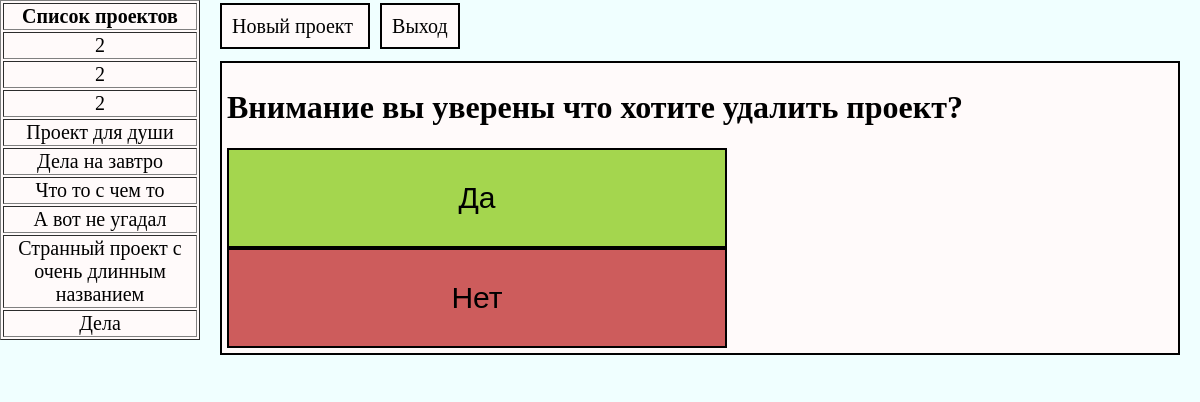
The app's page /prodject/4/del_project (signed in), older data.
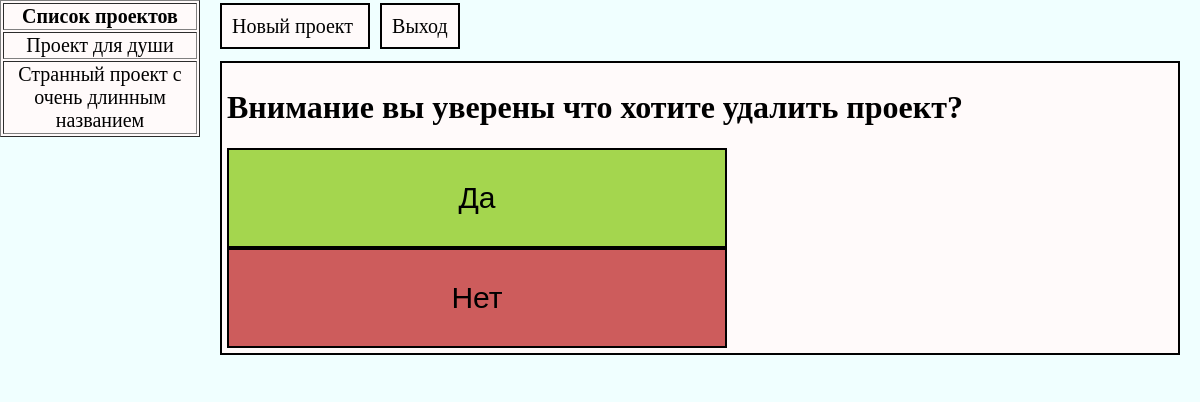
The same page, newer data.
### logic/models.py (models this page shows)
class Prodject(db.Model):
    __tablename__ = 'Prodject'
    id = db.Column(db.Integer(), primary_key=True)
    name = db.Column(db.String(255), nullable=False)
    author = db.Column(db.Integer(),db.ForeignKey('User.id'))
    tasks = db.relationship('Task', backref='theProdject')

### app/views.py (the view)
@app.route('/prodject/<int:prodject_id>/del_project', methods=["GET", "POST"])
@login_required
def del_project(prodject_id):
    if request.method == "POST":
        pjw.del_project_worker(prodject_id=prodject_id)
        return redirect("/")
    return render_template(
        "delete_project.html",
        prodjects = pjw.get_prodject_array(),
        flag_prodject = False,
    )

### logic/__init__.py (called while the page is built)
@login_manager.user_loader
def load_user(user_id):
    return db.session.query(models.User).get(user_id)

### logic/prodject_worker.py (called while the page is built)
def get_prodject_array()-> dict:
    out = dict()
    for item in current_user.prodject:
        out.update({
            str(item.id) : item.name
        })
    return out

### app/templates/delete_project.html
{% extends 'index.html' %}
{% block workspace %}
   {{ super() }}
        <div class="card">
                <h1>Внимание вы уверены что хотите удалить проект? </h1>
                <form action="" method="post">
                        <input type="submit" value="Да" class="a_yes">
                </form>
                <form action=".">
                        <input type="submit" value="Нет" class="a_not">
                </form>
        </div>
{% endblock %}

### app/templates/index.html (shortened to what this page needs)
{% extends 'base.html' %}
{% block content %}
<div class="leftcol">
    <table class="prodject_list" border="1">
        <tr>
            <th>Список проектов</th>
        </tr>
        {% for key in prodjects.keys() %}
            <tr><td>
                <a href="/prodject/{{ key }}/"><div class="prodject_list_item">
                    {{ prodjects[key] }}
                </div></a>
            </td></tr>
        {% endfor %}
    </table>
</div>
<div class="rightcol">
    {% block workspace %}
        <a href="{{ url_for('new_prodject') }}">
            <div class="btn_workspace">
                Новый проект
            </div>
        </a>
        <a href="{{ url_for('logout') }}">
            <div class="btn_workspace">
                Выход
            </div>
        </a>
        <br>
        <br>
    {% endblock %}
</div>
{% endblock %}

Row changes from the older to the newer data that the page shows:
removed Prodject: name "Дела на завтро"
removed Prodject: name "Что то с чем то"
removed Prodject: name "А вот не угадал"
removed Prodject: name "Дела"
Text that changed along with them:
list line gone: "2"
